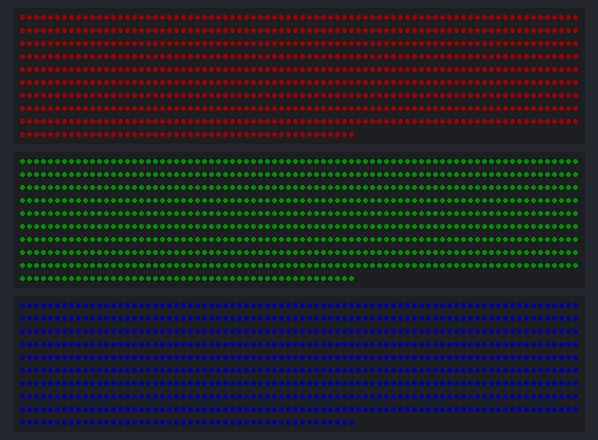
Bench run of a sketch on a simulated ESP32. Parts: 3 × 768 RGB LEDs in strip order, left to right, continuing on the next row. Dim RGB values are drawn brighter than linear; what the sketch prints to the serial monitor is not drawn.

Above: at 1.1 s.

The sketch:

SolidColorTest.ino
```cpp
#include <FastLED.h>

#define NUM_LEDS_PER_STRIP 768 // 16x16 * 3 panels = 768 LEDs per data line

// Data Pins
#define PIN_ROW1 19 // Top Row (Panels 3, 2, 1)
#define PIN_ROW2 18 // Middle Row (Panels 3, 2, 1)
#define PIN_ROW3 5  // Bottom Row (Panels 3, 2, 1)

CRGB leds1[NUM_LEDS_PER_STRIP];
CRGB leds2[NUM_LEDS_PER_STRIP];
CRGB leds3[NUM_LEDS_PER_STRIP];

void setup() {
  Serial.begin(115200);
  delay(1000);
  Serial.println("--- Starting Basic 3-Row Solid Color Test ---");

  // Initialize WS2812B channels with GRB order
  FastLED.addLeds<WS2812B, PIN_ROW1, GRB>(leds1, NUM_LEDS_PER_STRIP);
  FastLED.addLeds<WS2812B, PIN_ROW2, GRB>(leds2, NUM_LEDS_PER_STRIP);
  FastLED.addLeds<WS2812B, PIN_ROW3, GRB>(leds3, NUM_LEDS_PER_STRIP);

  // Set low brightness to prevent sudden power supply trips
  FastLED.setBrightness(30);

  // Fill Row 1 (D19) with SOLID RED
  fill_solid(leds1, NUM_LEDS_PER_STRIP, CRGB::Red);

  // Fill Row 2 (D18) with SOLID GREEN
  fill_solid(leds2, NUM_LEDS_PER_STRIP, CRGB::Green);

  // Fill Row 3 (D5) with SOLID BLUE
  fill_solid(leds3, NUM_LEDS_PER_STRIP, CRGB::Blue);

  FastLED.show();
  Serial.println("FastLED.show() executed. Check LEDs!");
}

void loop() {
  // Heartbeat pulse on Serial Monitor every 2 seconds to prove board hasn't crashed
  Serial.println("ESP32 active and running...");
  delay(2000);
}
```
